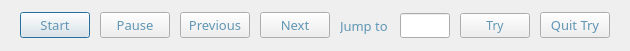
<?xml version="1.0" encoding="UTF-8"?>
<ui version="4.0">
 <class>ReviewDialog</class>
 <widget class="QDialog" name="ReviewDialog">
  <property name="geometry">
   <rect>
    <x>0</x>
    <y>0</y>
    <width>630</width>
    <height>51</height>
   </rect>
  </property>
  <property name="sizePolicy">
   <sizepolicy hsizetype="Fixed" vsizetype="Fixed">
    <horstretch>55</horstretch>
    <verstretch>51</verstretch>
   </sizepolicy>
  </property>
  <property name="minimumSize">
   <size>
    <width>551</width>
    <height>51</height>
   </size>
  </property>
  <property name="windowTitle">
   <string>Review</string>
  </property>
  <property name="windowIcon">
   <iconset resource="../Resource.qrc">
    <normaloff>:/img/icon.ico</normaloff>:/img/icon.ico</iconset>
  </property>
  <widget class="QWidget" name="horizontalLayoutWidget">
   <property name="geometry">
    <rect>
     <x>0</x>
     <y>0</y>
     <width>630</width>
     <height>51</height>
    </rect>
   </property>
   <layout class="QHBoxLayout" name="horizontalLayout">
    <property name="spacing">
     <number>10</number>
    </property>
    <property name="leftMargin">
     <number>20</number>
    </property>
    <property name="topMargin">
     <number>10</number>
    </property>
    <property name="rightMargin">
     <number>20</number>
    </property>
    <property name="bottomMargin">
     <number>10</number>
    </property>
    <item>
     <widget class="QPushButton" name="start">
      <property name="minimumSize">
       <size>
        <width>70</width>
        <height>0</height>
       </size>
      </property>
      <property name="maximumSize">
       <size>
        <width>70</width>
        <height>16777215</height>
       </size>
      </property>
      <property name="font">
       <font>
        <family>Arial Rounded MT Bold</family>
        <pointsize>10</pointsize>
       </font>
      </property>
      <property name="styleSheet">
       <string notr="true">color: rgb(96, 150, 180)</string>
      </property>
      <property name="text">
       <string>Start</string>
      </property>
      <property name="icon">
       <iconset theme="edit-cut"/>
      </property>
     </widget>
    </item>
    <item>
     <widget class="QPushButton" name="pause">
      <property name="minimumSize">
       <size>
        <width>70</width>
        <height>0</height>
       </size>
      </property>
      <property name="maximumSize">
       <size>
        <width>70</width>
        <height>16777215</height>
       </size>
      </property>
      <property name="font">
       <font>
        <family>Arial Rounded MT Bold</family>
        <pointsize>10</pointsize>
       </font>
      </property>
      <property name="styleSheet">
       <string notr="true">color: rgb(96, 150, 180)</string>
      </property>
      <property name="text">
       <string>Pause</string>
      </property>
     </widget>
    </item>
    <item>
     <widget class="QPushButton" name="previous">
      <property name="minimumSize">
       <size>
        <width>70</width>
        <height>0</height>
       </size>
      </property>
      <property name="maximumSize">
       <size>
        <width>70</width>
        <height>16777215</height>
       </size>
      </property>
      <property name="font">
       <font>
        <family>Arial Rounded MT Bold</family>
        <pointsize>10</pointsize>
       </font>
      </property>
      <property name="styleSheet">
       <string notr="true">color: rgb(96, 150, 180)</string>
      </property>
      <property name="text">
       <string>Previous</string>
      </property>
     </widget>
    </item>
    <item>
     <widget class="QPushButton" name="next">
      <property name="minimumSize">
       <size>
        <width>70</width>
        <height>0</height>
       </size>
      </property>
      <property name="maximumSize">
       <size>
        <width>70</width>
        <height>16777215</height>
       </size>
      </property>
      <property name="font">
       <font>
        <family>Arial Rounded MT Bold</family>
        <pointsize>10</pointsize>
       </font>
      </property>
      <property name="styleSheet">
       <string notr="true">color: rgb(96, 150, 180)</string>
      </property>
      <property name="text">
       <string>Next</string>
      </property>
     </widget>
    </item>
    <item>
     <widget class="QLabel" name="to">
      <property name="minimumSize">
       <size>
        <width>50</width>
        <height>0</height>
       </size>
      </property>
      <property name="maximumSize">
       <size>
        <width>50</width>
        <height>16777215</height>
       </size>
      </property>
      <property name="font">
       <font>
        <family>Arial Rounded MT Bold</family>
        <pointsize>10</pointsize>
       </font>
      </property>
      <property name="styleSheet">
       <string notr="true">color: rgb(96, 150, 180)</string>
      </property>
      <property name="text">
       <string>Jump to</string>
      </property>
     </widget>
    </item>
    <item>
     <widget class="QLineEdit" name="stepnum">
      <property name="enabled">
       <bool>true</bool>
      </property>
      <property name="minimumSize">
       <size>
        <width>50</width>
        <height>0</height>
       </size>
      </property>
      <property name="maximumSize">
       <size>
        <width>50</width>
        <height>16777215</height>
       </size>
      </property>
      <property name="font">
       <font>
        <family>Arial Rounded MT Bold</family>
       </font>
      </property>
      <property name="styleSheet">
       <string notr="true">color: rgb(96, 150, 180)</string>
      </property>
     </widget>
    </item>
    <item>
     <widget class="QPushButton" name="tryButton">
      <property name="minimumSize">
       <size>
        <width>70</width>
        <height>0</height>
       </size>
      </property>
      <property name="maximumSize">
       <size>
        <width>70</width>
        <height>16777215</height>
       </size>
      </property>
      <property name="font">
       <font>
        <family>Arial Rounded MT Bold</family>
       </font>
      </property>
      <property name="styleSheet">
       <string notr="true">color: rgb(96, 150, 180)</string>
      </property>
      <property name="text">
       <string>Try</string>
      </property>
     </widget>
    </item>
    <item>
     <widget class="QPushButton" name="quit_try">
      <property name="minimumSize">
       <size>
        <width>70</width>
        <height>0</height>
       </size>
      </property>
      <property name="maximumSize">
       <size>
        <width>70</width>
        <height>16777215</height>
       </size>
      </property>
      <property name="font">
       <font>
        <family>Arial Rounded MT Bold</family>
        <pointsize>10</pointsize>
       </font>
      </property>
      <property name="styleSheet">
       <string notr="true">color: rgb(96, 150, 180)</string>
      </property>
      <property name="text">
       <string>Quit Try</string>
      </property>
     </widget>
    </item>
   </layout>
  </widget>
 </widget>
 <resources>
  <include location="../Resource.qrc"/>
 </resources>
 <connections/>
</ui>
